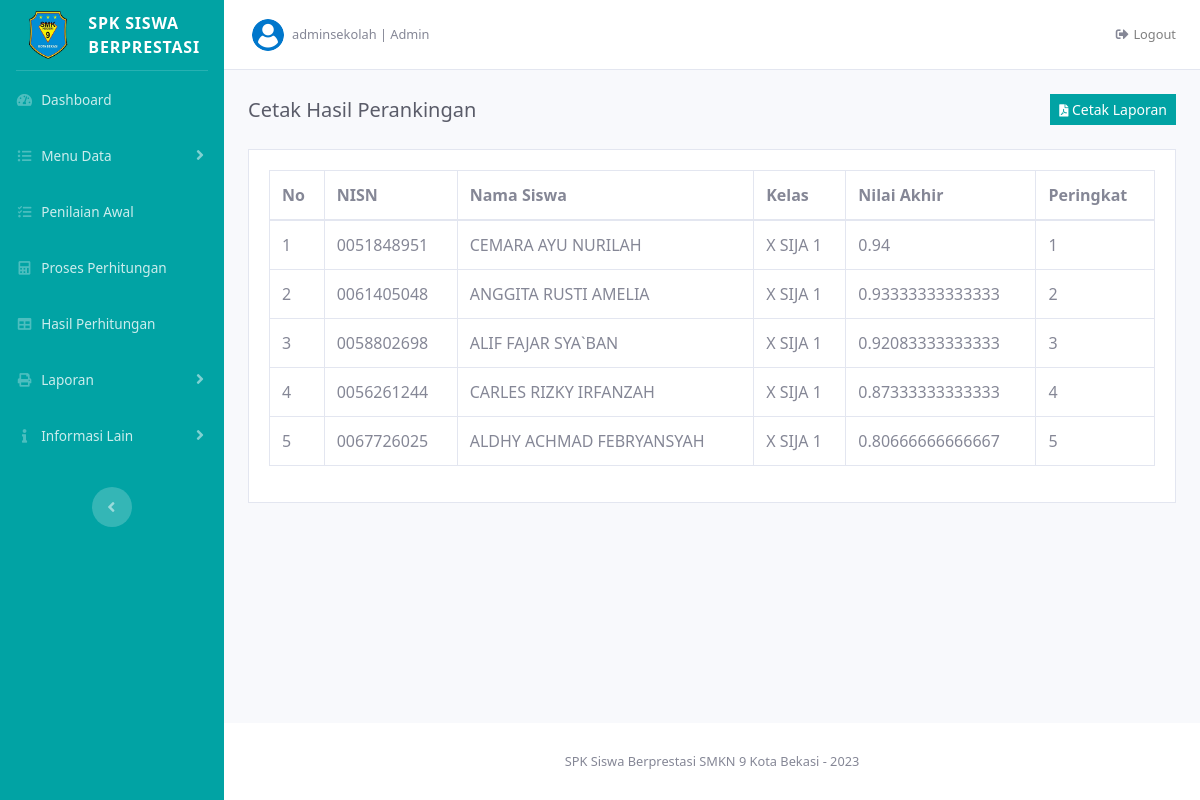
Before: /index.php?page=laporan_perankingan (signed in) with the older database file.
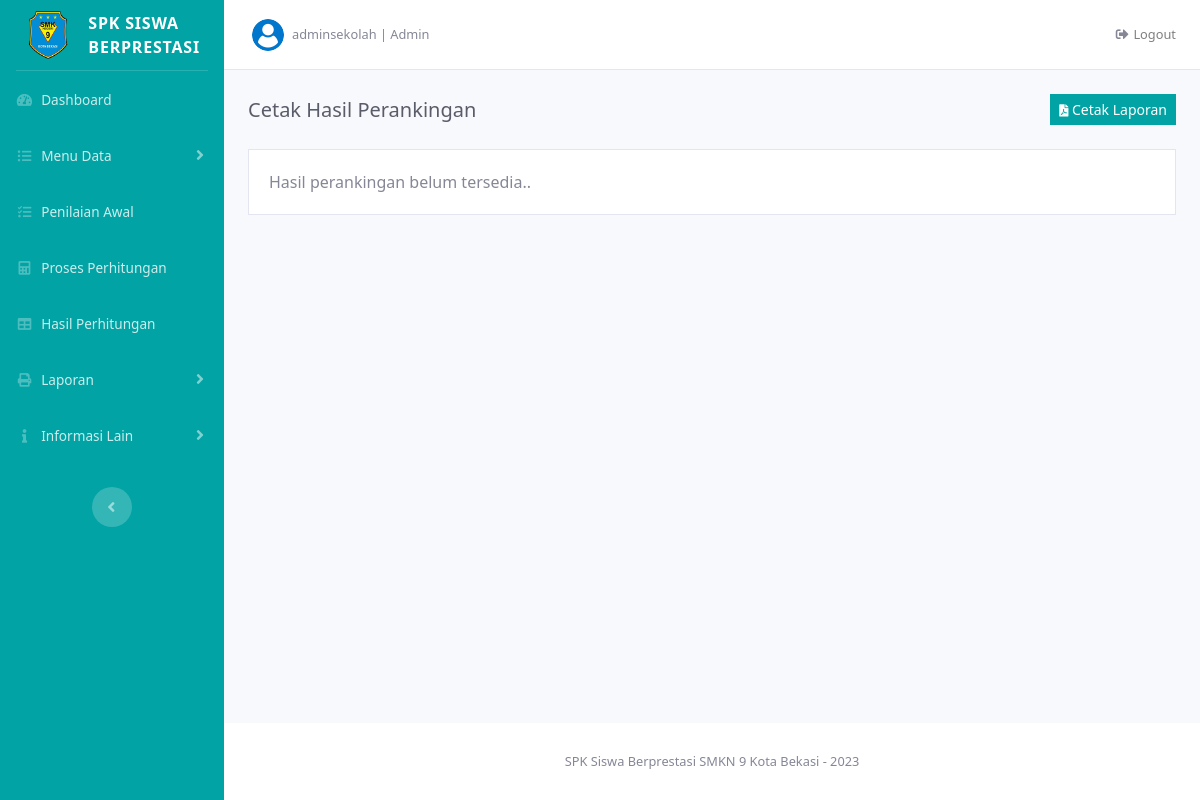
After: the same page with the newer database file.
### tables this page shows
CREATE TABLE `hasil_preferensi` (
  `ID_Pref` int(15) NOT NULL,
  `ID_Alter` int(15) DEFAULT NULL,
  `hasil_pref` double DEFAULT NULL
);

CREATE TABLE `data_alternatif` (
  `ID_Alter` int(15) NOT NULL,
  `NISN` varchar(30) DEFAULT NULL,
  `Nama_Siswa` varchar(100) DEFAULT NULL,
  `JK` varchar(100) DEFAULT NULL,
  `Kelas` varchar(100) DEFAULT NULL
);

### pages/laporan/laporan_perankingan.php (the view)
<?php
	$pref = mysqli_query($koneksi_db, "SELECT hasil_preferensi.ID_Pref, hasil_preferensi.ID_Alter, data_alternatif.NISN,
	data_alternatif.Nama_Siswa, data_alternatif.Kelas, hasil_preferensi.hasil_pref FROM hasil_preferensi INNER JOIN
	data_alternatif ON hasil_preferensi.ID_Alter = data_alternatif.ID_Alter ORDER BY hasil_pref DESC");
  $jmlPref = mysqli_query($koneksi_db, "SELECT * FROM hasil_preferensi");
?>
<div class="d-sm-flex align-items-center justify-content-between mb-4">
  <h5 class="mb-3 text-gray-800 my-sm-auto">Cetak Hasil Perankingan</h5>
  <a href="assets/report/report_perankingan.php" class="d-inline-block btn btn-sm btn-success rounded-0" target="_blank">
  	<i class="fas fa-file-pdf fa-sm"></i> Cetak Laporan
	</a>
</div>
<div class="card mb-4 rounded-0">
	<div class="card-body">
    <?php
      if (mysqli_num_rows($jmlPref) > 0) {
    ?>
      <div class="table-responsive">
        <table class="table table-bordered" width="100%" cellspacing="0">
          <thead>
            <tr>
            	<th class="text-nowrap">No</th>
          		<th class="text-nowrap">NISN</th>
              <th class="text-nowrap">Nama Siswa</th>
              <th class="text-nowrap">Kelas</th>
              <th class="text-nowrap">Nilai Akhir</th>
              <th class="text-nowrap">Peringkat</th>
            </tr>
          </thead>
          <tbody>
        		<?php
        			$no = 0;
        			while ($res = mysqli_fetch_assoc($pref)) :
        			$no++;
        		?>
              <tr>
              	<td class="text-nowrap"><?= $no; ?></td>
            		<td class="text-nowrap"><?= $res['NISN']; ?></td>
                <td class="text-nowrap"><?= $res['Nama_Siswa']; ?></td>
                <td class="text-nowrap"><?= $res['Kelas']; ?></td>
                <td class="text-nowrap"><?= $res['hasil_pref']; ?></td>
                <td class="text-nowrap"><?= $no; ?></td>
              </tr>
          	<?php endwhile; ?>
          </tbody>
        </table>
      </div>
    <?php
      } else {
    ?>
      Hasil perankingan belum tersedia..
    <?php
      }
    ?>
	</div>
</div>

Changed rows visible on the page:
removed hasil_preferensi: ID_Alter.NISN "0051848951", ID_Alter.Nama_Siswa "CEMARA AYU NURILAH", ID_Alter.Kelas "X SIJA 1", hasil_pref "0.94"
removed hasil_preferensi: ID_Alter.NISN "0061405048", ID_Alter.Nama_Siswa "ANGGITA RUSTI AMELIA", ID_Alter.Kelas "X SIJA 1", hasil_pref "0.93333333333333"
removed hasil_preferensi: ID_Alter.NISN "0058802698", ID_Alter.Nama_Siswa "ALIF FAJAR SYA`BAN", ID_Alter.Kelas "X SIJA 1", hasil_pref "0.92083333333333"
removed hasil_preferensi: ID_Alter.NISN "0056261244", ID_Alter.Nama_Siswa "CARLES RIZKY IRFANZAH", ID_Alter.Kelas "X SIJA 1", hasil_pref "0.87333333333333"
removed hasil_preferensi: ID_Alter.NISN "0067726025", ID_Alter.Nama_Siswa "ALDHY ACHMAD FEBRYANSYAH", ID_Alter.Kelas "X SIJA 1", hasil_pref "0.80666666666667"
Other visible differences:
text no longer shown: "No NISN Nama Siswa Kelas Nilai Akhir Peringkat"
text now shown: "Hasil perankingan belum tersedia.."
